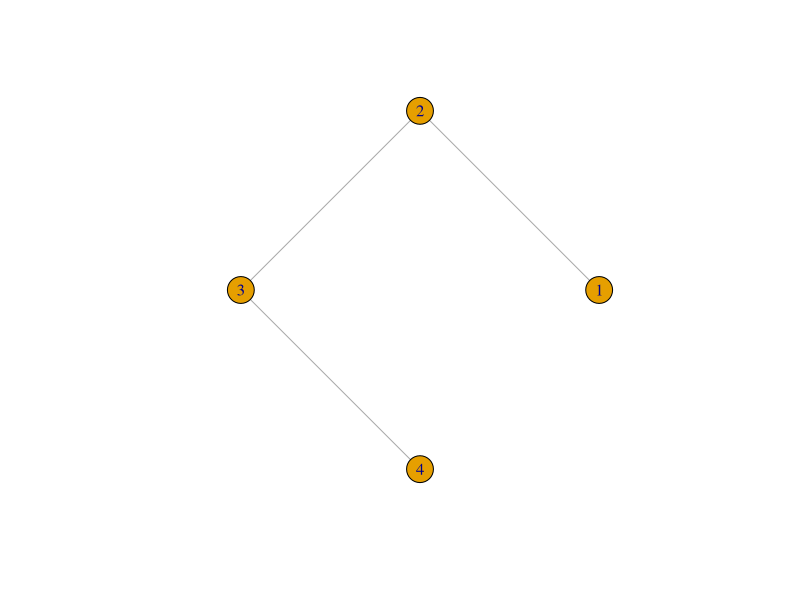
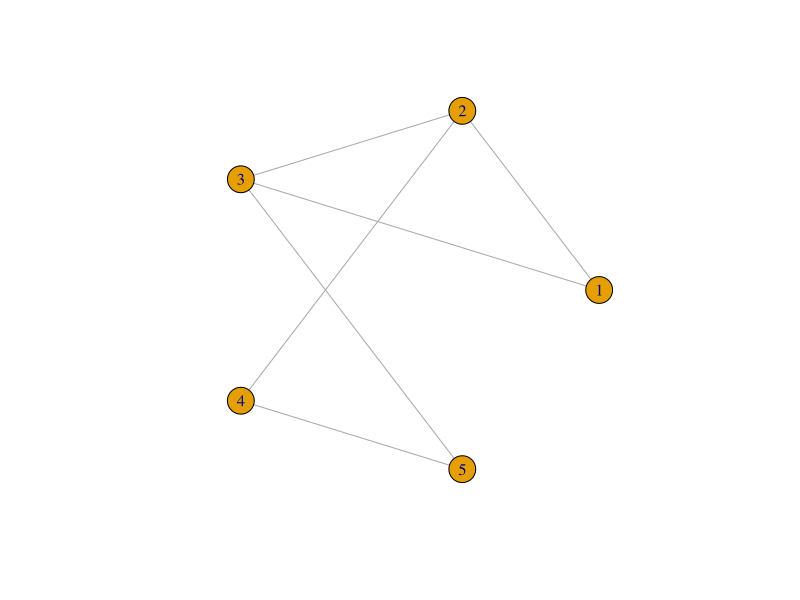

Write R code to recreate these figures, in order.
## ---- chunk 1
library(igraph)

# Create a sample graph with 4 nodes and 3 edges
g <- graph(edges=c(1,2,2,3,3,4), n=4, directed=FALSE)

# Plot the graph
plot(g, layout=layout.circle, vertex.label=1:4)
## ---- chunk 2

# Let's create a sample graph with 5 nodes and 6 edges
g <- graph(edges=c(1,2,1,3,2,3,2,4,3,5,4,5), n=5, directed=FALSE)

# Compute degree centrality
degree_centrality <- degree(g)

# Compute closeness centrality
closeness_centrality <- closeness(g)

# Compute betweenness centrality
betweenness_centrality <- betweenness(g)

# Compute eigenvector centrality
eigenvector_centrality <- eigen_centrality(g)$vector

# Plot the graph
plot(g, layout=layout.circle, vertex.label=1:5)

# Print the centrality measures for each node
for (i in 1:vcount(g)) {
  cat(paste("Node", i, ": Degree=", degree_centrality[i], 
            "Closeness=", closeness_centrality[i],
            "Betweenness=", betweenness_centrality[i], 
            "Eigenvector=", eigenvector_centrality[i], "\n"))
}

## ---- chunk 3
# Let's create a sample graph with 6 nodes and 8 edges
g <- graph(edges=c(1,2,1,3,2,3,2,4,3,4,3,5,4,5,5,6), n=6, directed=FALSE)

# Compute density
density <- graph.density(g)

# Print the density
cat(paste("The density of the network is", density, "\n"))
## ---- chunk 4
# Let's create another sample graph with 5 nodes and 7 edges
g <- graph(edges=c(1,2,1,3,2,3,3,4,4,3,4,5,5,4), n=5, directed=TRUE)

# Compute reciprocity
reciprocity <- reciprocity(g)

# Print the reciprocity
cat(paste("The reciprocity of the network is", reciprocity, "\n"))

## ---- chunk 5

# Let's create a more dense graph with 10 nodes and 14 edges
g <- graph(edges=c(1,2,1,3,1,4,2,3,2,5,3,5,4,5,6,7,6,8,6,9,6,10,8,9,9,10), n=10, directed=FALSE)

# Compute modularity
modularity <- modularity(g, membership=clusters(g)$membership)

# Print the modularity
cat(paste("The modularity of the network is", modularity, "\n"))

